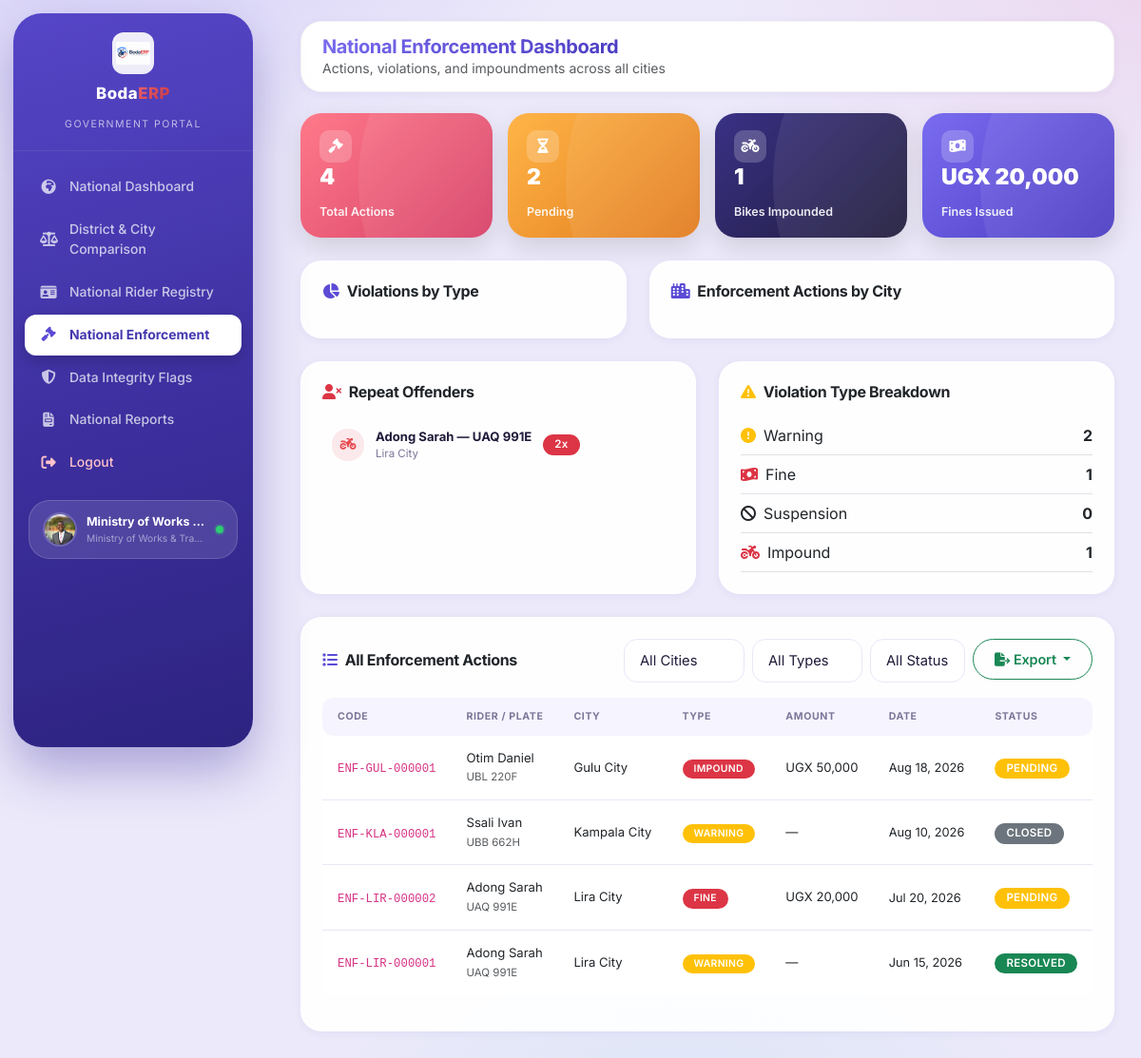
Screenshot of /pages/government/enforcement.php (signed in) with the database file from the repository.
### tables this page shows
CREATE TABLE riders (
  id                   INT AUTO_INCREMENT PRIMARY KEY,
  user_id              INT NULL,                      
  city_id              CHAR(3) NOT NULL,
  stage_id             INT NOT NULL,
  id_number            VARCHAR(30) NOT NULL UNIQUE,    
  full_name            VARCHAR(150) NOT NULL,
  nin                  VARCHAR(20) UNIQUE NULL,
  date_of_birth        DATE NULL,
  gender               ENUM('Male','Female','Other') NULL,
  marital_status       ENUM('Single','Married','Divorced','Widowed') NULL,
  phone                VARCHAR(30) NOT NULL,
  email                VARCHAR(150) NULL,
  physical_address     VARCHAR(255) NULL,
  next_of_kin_name     VARCHAR(150) NULL,
  next_of_kin_contact  VARCHAR(30) NULL,
  bike_plate           VARCHAR(20) NOT NULL,
  bike_model           VARCHAR(100) NULL,
  route                VARCHAR(150) NULL,
  photo_path           VARCHAR(255) NULL,
  status               ENUM('active','expired','pending') NOT NULL DEFAULT 'pending',
  member_since         DATE NOT NULL,
  expiry_date          DATE NULL,
  annual_tax           DECIMAL(12,2) NOT NULL,
  created_by           INT NULL,                       
  deleted_at           DATETIME NULL,
  created_at           DATETIME NOT NULL DEFAULT CURRENT_TIMESTAMP,
  updated_at           DATETIME NOT NULL DEFAULT CURRENT_TIMESTAMP ON UPDATE CURRENT_TIMESTAMP,
  FOREIGN KEY (user_id)    REFERENCES users(id)  ON DELETE SET NULL,
  FOREIGN KEY (city_id)    REFERENCES cities(id) ON DELETE RESTRICT,
  FOREIGN KEY (stage_id)   REFERENCES stages(id) ON DELETE RESTRICT,
  FOREIGN KEY (created_by) REFERENCES users(id)  ON DELETE SET NULL,
  INDEX idx_riders_stage (stage_id),
  INDEX idx_riders_city_status (city_id, status),
  INDEX idx_riders_expiry (expiry_date)
);

CREATE TABLE cities (
  id                 CHAR(3) PRIMARY KEY,                  
  name               VARCHAR(120) NOT NULL,
  country            VARCHAR(80)  NOT NULL DEFAULT 'Uganda',
  currency           CHAR(3)      NOT NULL DEFAULT 'UGX',
  logo_path          VARCHAR(255),
  annual_fee         DECIMAL(12,2) NOT NULL DEFAULT 0,
  fiscal_year        VARCHAR(20)  NOT NULL DEFAULT '2026/2027',
  id_prefix          VARCHAR(20)  NOT NULL,
  status             ENUM('active','pending','suspended') NOT NULL DEFAULT 'pending',
  contact_email      VARCHAR(150),
  contact_phone      VARCHAR(30),
  address            VARCHAR(255),
  payment_gateway    VARCHAR(60),
  sms_gateway        VARCHAR(60),
  revenue_split_city        TINYINT UNSIGNED NOT NULL DEFAULT 55,
  revenue_split_association TINYINT UNSIGNED NOT NULL DEFAULT 26,
  revenue_split_platform    TINYINT UNSIGNED NOT NULL DEFAULT 9,
  revenue_split_government  TINYINT UNSIGNED NOT NULL DEFAULT 10,
  compliance_target  TINYINT UNSIGNED NOT NULL DEFAULT 70,
  grace_period_days  SMALLINT UNSIGNED NOT NULL DEFAULT 30,
  reminder_days      SMALLINT UNSIGNED NOT NULL DEFAULT 14,
  created_by         INT NULL,
  created_at         DATETIME NOT NULL DEFAULT CURRENT_TIMESTAMP,
  updated_at         DATETIME NOT NULL DEFAULT CURRENT_TIMESTAMP ON UPDATE CURRENT_TIMESTAMP,
  CONSTRAINT chk_revenue_split CHECK (revenue_split_city + revenue_split_association + revenue_split_platform + revenue_split_government = 100)
);

CREATE TABLE enforcement_actions (
  id              INT AUTO_INCREMENT PRIMARY KEY,
  action_code     VARCHAR(20) NOT NULL UNIQUE,         
  rider_id        INT NULL,
  city_id         CHAR(3) NOT NULL,
  stage_id        INT NULL,
  plate           VARCHAR(20),
  type            ENUM('warning','fine','suspension','impound') NOT NULL,
  amount          DECIMAL(12,2) NULL,
  description     VARCHAR(500),
  action_date     DATE NOT NULL,
  status          ENUM('pending','resolved','closed') NOT NULL DEFAULT 'pending',
  officer_user_id INT NULL,
  created_at      DATETIME NOT NULL DEFAULT CURRENT_TIMESTAMP,
  updated_at      DATETIME NOT NULL DEFAULT CURRENT_TIMESTAMP ON UPDATE CURRENT_TIMESTAMP,
  FOREIGN KEY (rider_id)        REFERENCES riders(id) ON DELETE SET NULL,
  FOREIGN KEY (city_id)         REFERENCES cities(id) ON DELETE RESTRICT,
  FOREIGN KEY (stage_id)        REFERENCES stages(id) ON DELETE SET NULL,
  FOREIGN KEY (officer_user_id) REFERENCES users(id)  ON DELETE SET NULL,
  INDEX idx_enforcement_city (city_id),
  INDEX idx_enforcement_status (status)
);

### config/database.php (called while the page is built, shortened)
<?php
function db(): mysqli {
    static $link = null;
    if ($link === null) {
        try {
            $link = mysqli_connect(DB_HOST, DB_USER, DB_PASS, DB_NAME, (int) DB_PORT);
            $link->set_charset(DB_CHARSET);
        } catch (mysqli_sql_exception $e) {
            error_log('BodaERP DB Connection Error: ' . $e->getMessage());
            die('Database connection failed. Please try again later or contact support.');
        }
    }
    return $link;
}

### includes/db_helpers.php (called while the page is built, shortened)
<?php
require_once __DIR__ . '/../config/database.php';
function _dbPrepare(string $sql, array $params = []): mysqli_stmt {
    $values = $params;
    $stmt = db()->prepare($sql);
    if ($values !== []) {
        $types = '';
        foreach ($values as $v) {
            if (is_int($v))       $types .= 'i';
            elseif (is_float($v)) $types .= 'd';
            elseif (is_bool($v))  { $types .= 'i'; }
            else                   $types .= 's';
        }
        $bound = [];
        foreach ($values as $k => $v) {
            $bound[$k] = is_bool($v) ? (int) $v : $v;
        }
        $stmt->bind_param($types, ...$bound);
    }
    return $stmt;
}
function fetchAll(string $sql, array $params = []): array {
    $stmt = _dbPrepare($sql, $params);
    $stmt->execute();
    $result = $stmt->get_result();
    $rows = $result->fetch_all(MYSQLI_ASSOC);
    return $rows;
}
function fetchValue(string $sql, array $params = []) {
    $stmt = _dbPrepare($sql, $params);
    $stmt->execute();
    $row = $stmt->get_result()->fetch_row();
    return $row === null ? null : $row[0];
}

### includes/functions.php (called while the page is built, shortened)
<?php
require_once __DIR__ . '/db_helpers.php';
function formatDate(?string $date, string $fmt = 'M d, Y'): string {
    $ts = strtotime($date);
    return $ts ? date($fmt, $ts) : '—';
}
function h(?string $s): string {
    return htmlspecialchars($s ?? '', ENT_QUOTES, 'UTF-8');
}

### pages/government/enforcement.php (the view, shortened to what this page needs)
<?php
$sql = "SELECT e.*, c.name AS city_name, r.full_name AS rider_name FROM enforcement_actions e
        LEFT JOIN cities c ON c.id = e.city_id
        LEFT JOIN riders r ON r.id = e.rider_id
        WHERE 1=1";
$params = [];
$sql .= " ORDER BY e.action_date DESC, e.id DESC LIMIT 300";
$actions = fetchAll($sql, $params);
$totalActions = (int) fetchValue("SELECT COUNT(*) FROM enforcement_actions");
$totalPending = (int) fetchValue("SELECT COUNT(*) FROM enforcement_actions WHERE status = 'pending'");
$totalImpounded = (int) fetchValue("SELECT COUNT(*) FROM enforcement_actions WHERE type = 'impound'");
$totalFinesValue = (float) fetchValue("SELECT COALESCE(SUM(amount),0) FROM enforcement_actions WHERE type = 'fine'");
$byType = fetchAll("SELECT type, COUNT(*) AS c FROM enforcement_actions GROUP BY type");
$typeMap = array_column($byType, 'c', 'type');
$repeatOffenders = fetchAll("SELECT r.id, r.full_name, r.bike_plate, c.name AS city_name, COUNT(e.id) AS action_count
    FROM enforcement_actions e
    JOIN riders r ON r.id = e.rider_id
    LEFT JOIN cities c ON c.id = r.city_id
    GROUP BY r.id HAVING action_count > 1 ORDER BY action_count DESC LIMIT 10");
?>
<!DOCTYPE html>
<html lang="en">
<head>
    <?php $pageTitle = 'National Enforcement - BodaERP Government Portal'; require __DIR__ . '/../../includes/partials/head-assets.php'; ?>
</head>
<body>
<?php require __DIR__ . '/../../includes/partials/sidebar-government.php'; ?>
<div class="main-content" id="mainContent">
    <header class="top-header">
        <div class="d-flex justify-content-between align-items-center">
            <div class="d-flex align-items-center gap-3">
                <div>
                    <h5 class="mb-0 fw-bold"><span class="text-gradient-blue">National Enforcement Dashboard</span></h5>
                    <small class="text-muted d-none d-sm-block">Actions, violations, and impoundments across all cities</small>
                </div>
            </div>
        </div>
    </header>
    <div class="content-area">
        <div class="row g-3 row-cols-2 row-cols-xl-4 mb-4">
            <div class="col"><div class="stat-hero-card grad-red"><div class="stat-hero-icon"><i class="fas fa-gavel"></i></div><div><div class="stat-hero-value"><?= number_format($totalActions) ?></div><div class="stat-hero-label">Total Actions</div></div></div></div>
            <div class="col"><div class="stat-hero-card grad-gold"><div class="stat-hero-icon"><i class="fas fa-hourglass-half"></i></div><div><div class="stat-hero-value"><?= number_format($totalPending) ?></div><div class="stat-hero-label">Pending</div></div></div></div>
            <div class="col"><div class="stat-hero-card grad-dark"><div class="stat-hero-icon"><i class="fas fa-motorcycle"></i></div><div><div class="stat-hero-value"><?= number_format($totalImpounded) ?></div><div class="stat-hero-label">Bikes Impounded</div></div></div></div>
            <div class="col"><div class="stat-hero-card grad-blue"><div class="stat-hero-icon"><i class="fas fa-money-bill-wave"></i></div><div><div class="stat-hero-value">UGX <?= number_format($totalFinesValue) ?></div><div class="stat-hero-label">Fines Issued</div></div></div></div>
        </div>
        <div class="row g-3 g-md-4 mb-4">
            <div class="col-xl-5">
                <div class="card h-100">
                    <div class="card-body">
                        <h6 class="section-heading mb-3"><i class="fas fa-chart-pie text-primary me-2"></i>Violations by Type</h6>
                    </div>
                </div>
            </div>
            <div class="col-xl-7">
                <div class="card h-100">
                    <div class="card-body">
                        <h6 class="section-heading mb-3"><i class="fas fa-city text-primary me-2"></i>Enforcement Actions by City</h6>
                    </div>
                </div>
            </div>
        </div>
        <div class="row g-3 g-md-4 mb-4">
            <div class="col-lg-6">
                <div class="card h-100">
                    <div class="card-body">
                        <h6 class="fw-bold mb-3"><i class="fas fa-user-times text-danger me-2"></i>Repeat Offenders</h6>
                        <?php if (!$repeatOffenders): ?>
                            <p class="text-muted small mb-0">No repeat offenders recorded.</p>
                        <?php else: ?>
                        <div>
                        <?php foreach ($repeatOffenders as $o): ?>
                            <div class="activity-row">
                                <div class="icon-badge red" style="width:34px;height:34px;font-size:0.85rem;"><i class="fas fa-motorcycle"></i></div>
                                <div class="flex-1" style="min-width:0;">
                                    <div class="activity-title"><?= h($o['full_name']) ?> — <?= h($o['bike_plate']) ?></div>
                                    <div class="activity-sub"><?= h($o['city_name'] ?? '—') ?></div>
                                </div>
                                <span class="badge bg-danger" style="flex-shrink:0;"><?= (int) $o['action_count'] ?>x</span>
                            </div>
                        <?php endforeach; ?>
                        </div>
                        <?php endif; ?>
                    </div>
                </div>
            </div>
            <div class="col-lg-6">
                <div class="card h-100">
                    <div class="card-body">
                        <h6 class="fw-bold mb-3"><i class="fas fa-exclamation-triangle text-warning me-2"></i>Violation Type Breakdown</h6>
                        <?php $typeIcons = ['warning'=>['fa-exclamation-circle','warning'],'fine'=>['fa-money-bill-wave','danger'],'suspension'=>['fa-ban','dark'],'impound'=>['fa-motorcycle','danger']]; ?>
                        <?php foreach (['warning','fine','suspension','impound'] as $t): [$icon, $color] = $typeIcons[$t]; ?>
                            <div class="d-flex justify-content-between align-items-center py-2 border-bottom">
                                <span><i class="fas <?= $icon ?> text-<?= $color ?> me-2"></i><?= ucfirst($t) ?></span>
                                <strong><?= number_format($typeMap[$t] ?? 0) ?></strong>
                            </div>
                        <?php endforeach; ?>
                    </div>
                </div>
            </div>
        </div>
        <div class="card">
            <div class="card-body">
                <div class="d-flex justify-content-between align-items-center mb-3 flex-wrap gap-2">
                    <h6 class="fw-bold mb-0"><i class="fas fa-list text-primary me-2"></i>All Enforcement Actions</h6>
                    <form class="d-flex gap-2 flex-wrap" method="get">
                        <select class="form-select form-select-sm" style="width:auto;" name="city" onchange="this.form.submit()">
                            <option value="">All Cities</option>
                        </select>
                        <select class="form-select form-select-sm" style="width:auto;" name="type" onchange="this.form.submit()">
                            <option value="">All Types</option>
                        </select>
                        <select class="form-select form-select-sm" style="width:auto;" name="status" onchange="this.form.submit()">
                            <option value="">All Status</option>
                        </select>
                        <?php $exportTableId='enforcementTable'; $exportFilename='national_enforcement'; $exportTitle='National Enforcement Actions'; require __DIR__ . '/../../includes/partials/export-toolbar.php'; ?>
                    </form>
                </div>
                <div class="table-responsive">
                    <table class="table table-hover table-sm align-middle" id="enforcementTable">
                        <thead><tr><th>Code</th><th>Rider / Plate</th><th>City</th><th>Type</th><th>Amount</th><th>Date</th><th>Status</th></tr></thead>
                        <tbody>
                        <?php $typeColors = ['warning'=>'warning','fine'=>'danger','suspension'=>'dark','impound'=>'danger']; $statusColors = ['pending'=>'warning','resolved'=>'success','closed'=>'secondary']; ?>
                        <?php foreach ($actions as $a): ?>
                            <tr>
                                <td><code><?= h($a['action_code']) ?></code></td>
                                <td style="font-size:0.82rem;"><?= h($a['rider_name'] ?? '—') ?><br><small class="text-muted"><?= h($a['plate'] ?: '—') ?></small></td>
                                <td style="font-size:0.82rem;"><?= h($a['city_name'] ?? '—') ?></td>
                                <td><span class="badge bg-<?= $typeColors[$a['type']] ?? 'secondary' ?>" style="font-size:0.65rem;"><?= strtoupper($a['type']) ?></span></td>
                                <td style="font-size:0.82rem;"><?= $a['amount'] ? 'UGX ' . number_format($a['amount']) : '—' ?></td>
                                <td style="font-size:0.8rem;"><?= formatDate($a['action_date']) ?></td>
                                <td><span class="badge bg-<?= $statusColors[$a['status']] ?? 'secondary' ?>"><?= strtoupper($a['status']) ?></span></td>
                            </tr>
                        <?php endforeach; ?>
                        </tbody>
                    </table>
                </div>
            </div>
        </div>
    </div>
</div>
</body>
</html>

### rows the page displays
riders: full_name "Adong Sarah", bike_plate "UAQ 991E", city.name "Lira City", action_count "2"
enforcement_actions: stage "2", id "1", action_code "ENF-LIR-000001", rider.full_name "Adong Sarah", plate "UAQ 991E", city.name "Lira City", type "WARNING", action_date "Jun 15, 2026", status "RESOLVED"
enforcement_actions: action_code "ENF-GUL-000001", rider.full_name "Otim Daniel", plate "UBL 220F", city.name "Gulu City", type "IMPOUND", amount "50,000", action_date "Aug 18, 2026", status "PENDING"
enforcement_actions: action_code "ENF-KLA-000001", rider.full_name "Ssali Ivan", plate "UBB 662H", city.name "Kampala City", type "WARNING", action_date "Aug 10, 2026", status "CLOSED"
enforcement_actions: action_code "ENF-LIR-000002", rider.full_name "Adong Sarah", plate "UAQ 991E", city.name "Lira City", type "FINE", amount "20,000", action_date "Jul 20, 2026", status "PENDING"

### other values shown
$label "National Dashboard"
$label "District & City Comparison"
$label "National Rider Registry"
$label "National Enforcement"
$label "Data Integrity Flags"
$label "National Reports"
$_SESSION['name'] "Ministry of Works…"
$sfcRole "Ministry of Works & Tra…"
$totalActions "4"
$totalPending "2"
$totalImpounded "1"
$totalFinesValue "20,000"
$t "Warning"
$t "Fine"
$t "Suspension"
